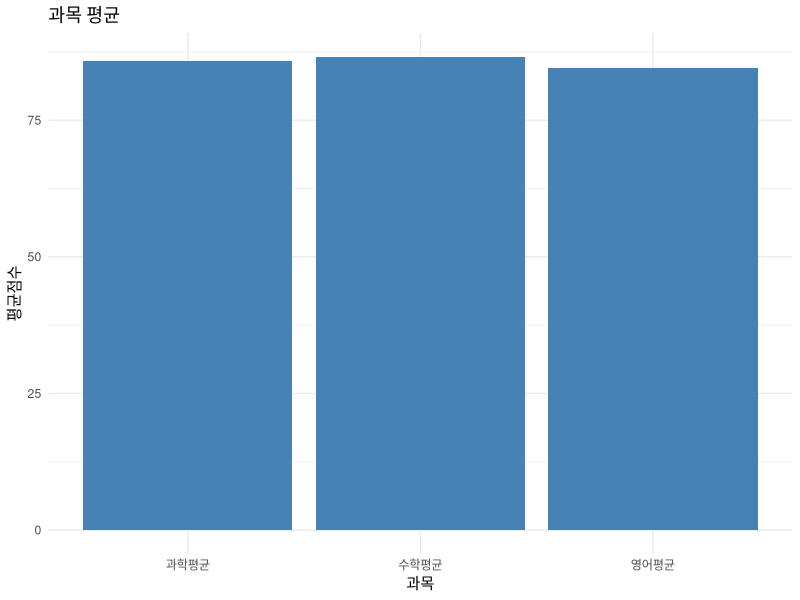

Reproduce this figure in R.
# R 디렉토리 변경
setwd('D:/r-data') 
print(list.files()) #해당 경로 파일 확인

#CSV(엑셀) 불러오기
data = read.csv('student_data.csv')
# View(data)

# 각 과목(Math, Science, English)의 평균 점수를 계산하세요.
# *** mean
math = mean(data$Math) # Math컬럼(열) 평균 구하기
cat('수학 평균 : ',math,'\n')

science = mean(data$Science)
cat('과학 평균 : ',science,'\n')

english = mean(data$English)
cat('영어 평균 : ',english,'\n')

# 컴퓨터 총합 구하시오. 단, 결측값 제거 (na.rm = TRUE)
# rm => remove
computer = sum(data$Computer, na.rm = TRUE)
print(computer)

# 영어 표준편차 구하기
# sd = standard deviation(표준편차)
english_sd = sd(data$English)
print(english_sd) 
# 영어 값들이 평균으로 부터 (+-)4.9만큼 
# 퍼져있다는 것을 의미합니다.

# 과학 중앙값 구하기
# median: 중앙값 구하기
science_median = median(data$Science)
print(science_median) 

# 수학 사분위수 구하기
math_q = quantile(data$Math)
print(math_q)

# 최댓값, 최솟값
# 수학 과목의 최댓값, 최솟값 구해보기
math_max = max(data$Math) #최댓값
math_min = min(data$Math) #최솟값
cat('최솟값 :',math_min,'\n')
cat('최댓값 :',math_max,'\n')

# table
print(table(data$English)) #점수별 인원 통계

# 데이터프레임 기초 통계량 전체 확인
# summary 사용하면 각 컬럼(열)별 기본 통계 확인
print(summary(data))


#install.packages("ggplot2")
library(ggplot2)

graph_data = data.frame(
  x = c('수학평균','영어평균','과학평균'),
  y = c(math,english,science) #각 과목 평균값
)
print(graph_data)
# 그래프 생성
result = ggplot(data = graph_data, 
                aes(x = x, y = y)) +
  geom_col(fill = 'steelblue') +
  labs(
    title = "과목 평균",
    x = "과목",
    y = "평균점수"
  ) +
  theme_minimal()
print(result)




